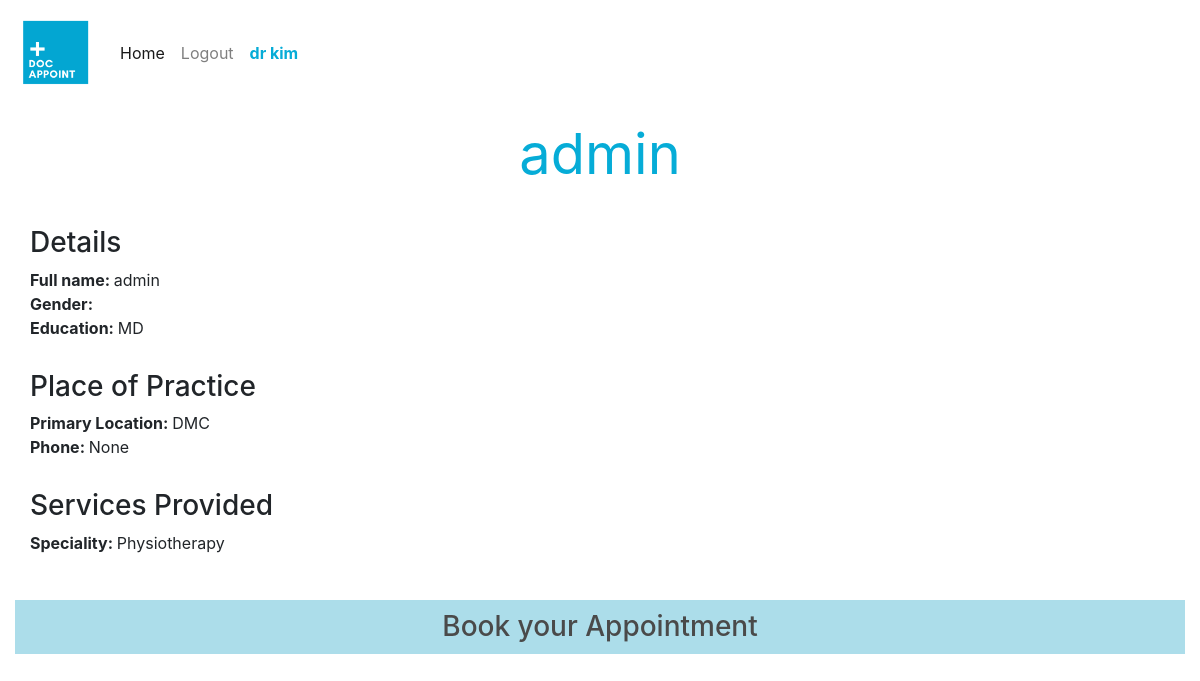
/book-appointment/5 (signed in), run on the app's committed database.
### Doc_Appoint/models.py (models this page shows, shortened)
class User(AbstractUser):
    USER_REGISTER_TYPES = (
        ('PR', 'personal'),
        ('DR', 'doctor')
    )
    user_type = models.CharField(max_length=2, blank=True, choices=USER_REGISTER_TYPES)

class Doctor(models.Model):
    DOCTOR_GENDER = (
        ('M', 'male'),
        ('F', 'female')
    )
    doctor_name = models.ForeignKey('User', on_delete=models.CASCADE, related_name="doctor_name")
    services = models.CharField(max_length=100)
    experience = models.IntegerField()
    study = models.TextField()
    patient = models.ManyToManyField('Patient', blank=True, related_name="doctors_patients", default=[0])
    service_time_from = models.IntegerField(null=True)
    service_time_to = models.IntegerField(null=True)
    address = models.TextField()
    phone_number = models.CharField(max_length=12, blank=True, null=True)
    gender = models.CharField(max_length=1, blank=True, choices=DOCTOR_GENDER)

### Doc_Appoint/views.py (the view)
# urls.py: path("book-appointment/<int:doc_id>", views.book_appointment, name="book-appointment"),
@login_required
def book_appointment(request, doc_id):
    doc = Doctor.objects.get(id = doc_id)
    return render(request, "Doc_Appoint/book_appointment.html", {
        'doc': doc
    })

### Doc_Appoint/templates/Doc_Appoint/book_appointment.html
{% extends "Doc_Appoint/layout.html" %}
{% block body %}
    <div class="doc-name">
        <h2 class="lead display-4" style="font-weight: 400">{{doc.doctor_name.username}}</h2>
    </div>
    <div class="doc-details-container">
        <div class="doc-details">
            <div class="details-bg">
                <h3 style="font-weight: 500">Details</h3>
                <div><strong>Full name: </strong>{{doc.doctor_name.username}}</div>
                <div><strong>Gender: </strong>{{doc.gender}}</div>
                <div class="info"><strong>Education: </strong>{{doc.study}}</div>
            </div>
        </div>
        <div class="doc-details">
            <h3 style="font-weight: 500">Place of Practice</h3>
            <div class="info"><strong>Primary Location: </strong>{{doc.address}}</div>
            <div><strong>Phone: </strong>{{doc.phone_number}}</div>
        </div>
        <div class="doc-details">
            <h3 style="font-weight: 500">Services Provided</h3>
            <div><strong>Speciality: </strong>{{doc.services}}</div>
        </div>
    </div>
    <div class="doc-details">
        <div class="doc-book-app">
            <h3 style="font-weight: 500">Book your Appointment</h3>
        </div>
    </div>
{% endblock %}

### Doc_Appoint/templates/Doc_Appoint/layout.html (shortened to what this page needs)
{% load static %}
<!DOCTYPE html>
<html lang="en">
    <head>
      <link rel="stylesheet" href="https://stackpath.bootstrapcdn.com/bootstrap/4.4.1/css/bootstrap.min.css">
      <link href="{% static 'Doc_Appoint/styles.css' %}" rel="stylesheet" type="text/css">
      <link href="{% static 'Doc_Appoint/booking_styles.css' %}" rel="stylesheet" type="text/css">
      <link href="https://maxcdn.bootstrapcdn.com/font-awesome/4.7.0/css/font-awesome.min.css" rel="stylesheet"/>
    </head>
    <body>
      <nav class="navbar navbar-expand-lg navbar-light">
        <a class="navbar-brand" href="{% url 'index' %}">
          <img src="../../static/Doc_Appoint/Doc Appoint_logo_v2.png" width="80" height="80" alt="doc_appoint_logo">
        </a>
          <ul class="navbar-nav">
            <li class="nav-item active">
              <a class="nav-link" href="{% url 'index' %}">Home</a>
            </li>
            {% if user.is_authenticated %}
              <li class="nav-item">
                <a class="nav-link" href="{% url 'logout' %}">Logout</a>
              </li>
              <li class="nav-item">
                <a class="nav-link" href="{% url 'index' %}"><span style="color: #06acd7; font-weight: bold" >{{user.username}}</span></a>
              </li>
            {% endif %}
          </ul>
      </nav>
      <div class="body">
          {% block body %}
          {% endblock %}
      </div>
    </body>
</html>

### Doc_Appoint/static/Doc_Appoint/styles.css (style rules this page uses)
:root { --main-theme-color: #06acd7; --main-theme-button: #F39530; }
.info { width: 200px; }

### Doc_Appoint/static/Doc_Appoint/booking_styles.css (style rules this page uses)
:root { --main-theme-color: #06acd7; --main-theme-button: #F39530; }
.doc-details-container { padding: 15px; }
.doc-details { padding: 15px; }
.doc-name { text-align: center; margin: 15px 0 0 0; color: var(--main-theme-color) }
.doc-book-app { text-align: center; background-color: #acddea; color: rgb(74, 74, 74); }
.doc-book-app>h3 { padding: 10px; }

### data on the page
User: username "dr kim"
Doctor: doctor_name.username "admin", study "MD", address "DMC", phone_number "None", services "Physiotherapy"
